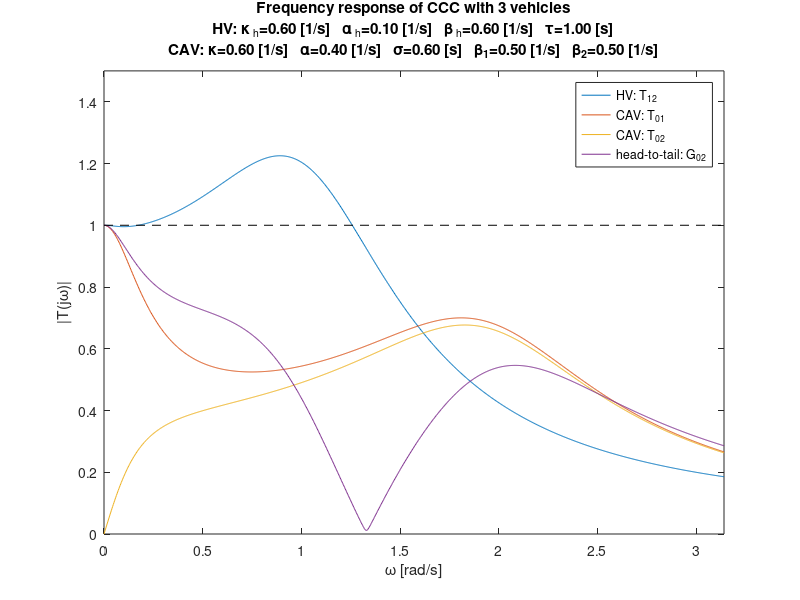

The MATLAB source for this figure:
%% Create frequency response plots for CCC in a 3 vehicle scenario
clear; %close all; clc;

%% Calculate frequency response
% parameters
% HV
kappah=0.6;
alphah=0.1;
betah=0.6;
tau=1.0;
% CAV
kappa=0.6;
alpha=0.4;
sigma=0.6;
beta1=0.5;
beta2=0.5;  % 0.0, 0.5

% range of frequencies
ommin=0;
ommax=pi;
dom=(ommax-ommin)/1000;
om=ommin:dom:ommax;

% range of magnitude on frequency response plot
Mmin=0;
Mmax=1.5;

% link transfer function
% HV
T12=(1i*betah*om+alphah*kappah)./...
  (-om.^2.*exp(1i*om*tau)+1i*(alphah+betah).*om+alphah*kappah);
% CAV
D=(-om.^2.*exp(1i*om*sigma)+1i*(alpha+beta1+beta2).*om+alpha*kappa);
T01=(1i*beta1.*om+alpha*kappa)./D;
T02=1i*beta2.*om./D;

% head-to-tail transfer function
G02=T01.*T12+T02;

% get corresponding frequency response
M12=abs(T12);
M01=abs(T01);
M02=abs(T02);
MG=abs(G02);

%% Plot frequency response
figure(1); clf; hold on; box on;
plot(om,M12,om,M01,om,M02,om,MG);
plot([ommin,ommax],[1,1],'k--');
xlabel('\omega [rad/s]');
ylabel('|T(j\omega)|');
axis([ommin,ommax,Mmin,Mmax]);
title(['Frequency response of CCC with 3 vehicles',10,...
       'HV: \kappa_{\rm h}=',num2str(kappah,'%3.2f'),' [1/s]   ',...
       '\alpha_{\rm h}=',num2str(alphah,'%3.2f'),' [1/s]   ',...
       '\beta_{\rm h}=',num2str(betah,'%3.2f'),' [1/s]   ',...
       '\tau=',num2str(tau,'%3.2f'),' [s]',10,...
       'CAV: \kappa=',num2str(kappa,'%3.2f'),' [1/s]   ',...
       '\alpha=',num2str(alpha,'%3.2f'),' [1/s]   ',...
       '\sigma=',num2str(sigma,'%3.2f'),' [s]   ',...
       '\beta_1=',num2str(beta1,'%3.2f'),' [1/s]   ',...
       '\beta_2=',num2str(beta2,'%3.2f'),' [1/s]']);
legend('HV: T_{12}','CAV: T_{01}',...
       'CAV: T_{02}','head-to-tail: G_{02}');
